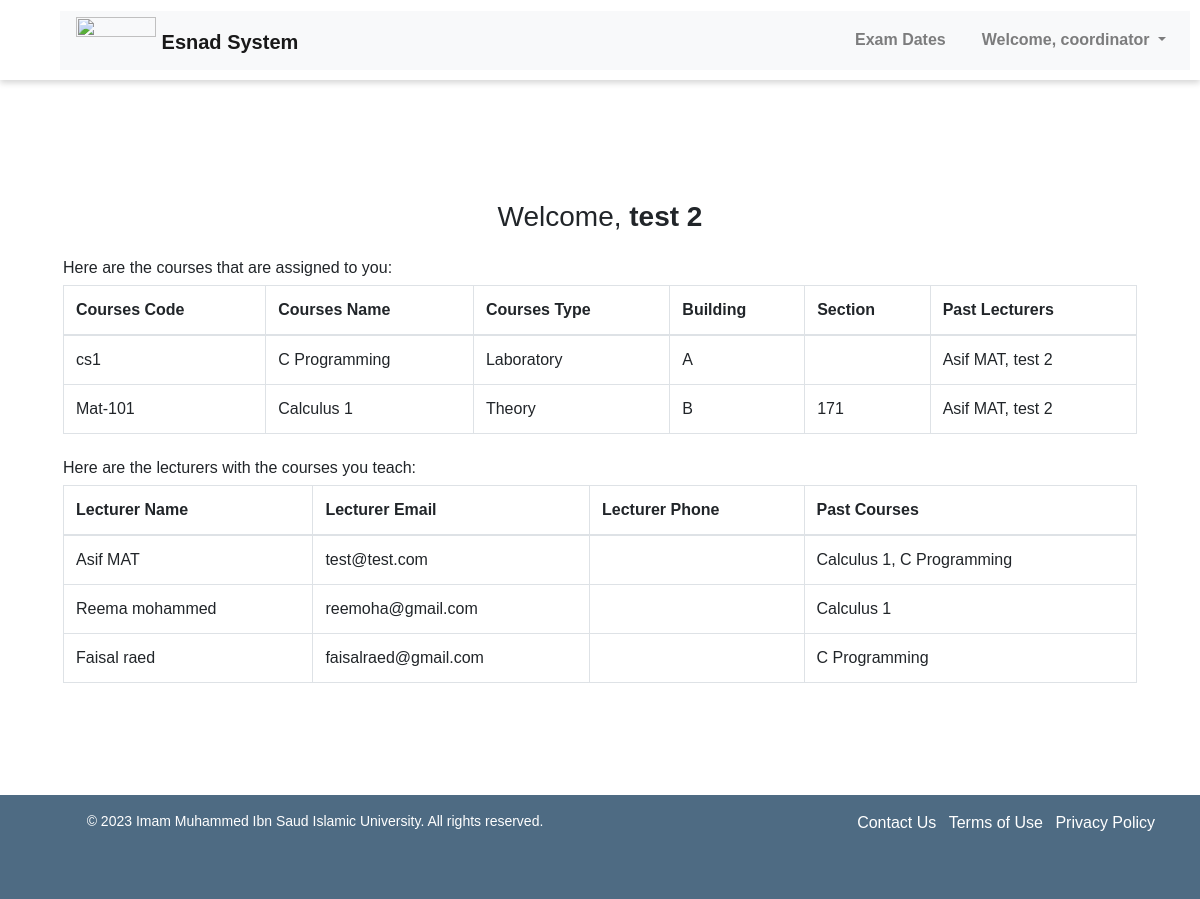
The page /lecturer-view (signed in) on the database its author committed.
### pages/models.py (models this page shows, shortened)
class Lecturer(models.Model):
    lecturer_user = models.OneToOneField(User, on_delete=models.CASCADE, null=True)
    lecturer_name = models.CharField(max_length=100)
    lecturer_email = models.EmailField(validators=[EmailValidator()])
    phone_regex = RegexValidator(
        regex=r'^\+?1?\d{10}$',
        message="Phone number must be entered in the format: '+999999999'. Up to 15 digits allowed.",
    )
    lecturer_number = models.CharField(validators=[phone_regex], max_length=17)
    GENDER_CHOICES = (
        ('M', 'Male'),
        ('F', 'Female')
    )
    lecturer_gender = models.CharField(max_length=1, choices=GENDER_CHOICES)
    TEACHER_TYPE_CHOICES = (
        ('L', 'Laboratory'),
        ('T', 'Theory')
    )
    lecturer_type = models.CharField(max_length=1, choices=TEACHER_TYPE_CHOICES)
    lecturer_past_courses = models.ManyToManyField('Course', related_name='past_lecturers', blank=True)
    lecturer_rating = models.FloatField(default=0.0)
    lecturer_department = models.ForeignKey('Department', on_delete=models.SET_NULL, null=True, blank=True)

class Course(models.Model):
    course_code = models.CharField(max_length=100)
    course_name = models.CharField(max_length=100)
    credit_hours = models.PositiveIntegerField(null=True)
    course_lecturer = models.ForeignKey('Lecturer', on_delete=models.SET_NULL, null=True, related_name='courses_taught')
    course_level = models.PositiveIntegerField(null=True)
    course_lab_lecturer = models.ForeignKey('Lecturer', on_delete=models.SET_NULL, null=True, blank=True, related_name='lab_courses_taught')
    course_past_lecturers = models.ManyToManyField('Lecturer', related_name='past_courses', blank=True)
    course_time = models.TimeField(null=True, blank=True)
    course_day = models.CharField(max_length=1, choices=DAYS_OF_WEEK, null=True, blank=True)
    course_department = models.ForeignKey('Department', on_delete=models.SET_NULL, null=True, blank=True)
    course_building = models.CharField(max_length=100, blank=True)
    course_section = models.CharField(max_length=100, blank=True)

### pages/views.py (the view)
# urls.py: path('lecturer-view', views.lecturer_view, name='lecturer_view'),
@login_required(login_url='login')
def lecturer_view(request):
    try:
        lecturer = Lecturer.objects.get(lecturer_user=request.user)
        courses = Course.objects.filter(Q(course_lecturer=lecturer) | Q(course_lab_lecturer=lecturer)).order_by('course_name')
        similar_lecturers = Lecturer.objects.filter(lecturer_past_courses__in=courses).exclude(id=lecturer.id).distinct()
        return render(request, 'lecturer_view.html', {'lecturer': lecturer, 'courses': courses, 'similar_lecturers': similar_lecturers})
    except:
        return render(request, 'not_a_lecturer.html')

### pages/context_processors.py (called while the page is built)
def get_user_groups(request):
    if request.user.is_authenticated:
        groups = request.user.groups.all()
        for group in groups:
            if group.name == 'Coordinators':
                return {'get_user_groups': True}
    return {'get_user_groups': False}

### pages/templates/lecturer_view.html
{% extends 'base.html' %}
{% block content %}
<div class="">
    <div class="mt-5 p-5">
        <div class="container">
            <h3 class="mt-4 mb-4 text-center">Welcome, <b>{{lecturer.lecturer_name}}</b></h3>
            <h6>Here are the courses that are assigned to you:</h6>
            <table class="table table-hover table-bordered">
                <thead>
                  <tr>
                    <th scope="col">Courses Code</th>
                    <th scope="col">Courses Name</th>
                    <th scope="col">Courses Type</th>
                    <th scope="col">Building</th>
                    <th scope="col">Section</th>
                    <th scope="col">Past Lecturers</th>
                  </tr>
                </thead>
                <tbody>
                    {% for course in courses %}
                    <tr>
                        <td>{{course.course_code}}</td>
                        <td>{{course.course_name}}</td>
                        <td>
                            {% if course.course_lab_lecturer %}
                                Laboratory
                            {% else %}
                                Theory
                            {% endif %}
                        </td>
                        <td>{{course.course_building}}</td>
                        <td>{{course.course_section}}</td>
                        <td>
                            {% for lecturer in course.course_past_lecturers.all %}
                                {{ lecturer.lecturer_name }}{% if not forloop.last %}, {% endif %}
                            {% empty %}
                                None
                            {% endfor %}
                        </td>
                    </tr>
                    {% endfor %}
                </tbody>
            </table>
            {% if similar_lecturers %}
            <h6 class="mt-4">Here are the lecturers with the courses you teach:</h6>
            <table class="table table-hover table-bordered">
                <thead>
                  <tr>
                    <th scope="col">Lecturer Name</th>
                    <th scope="col">Lecturer Email</th>
                    <th scope="col">Lecturer Phone</th>
                    <th scope="col">Past Courses</th>
                    </tr>
                </thead>
                <tbody>
                    {% for lecturer in similar_lecturers %}
                    <tr>
                        <td>{{lecturer.lecturer_name}}</td>
                        <td>{{lecturer.lecturer_email}}</td>
                        <td>{{lecturer.lecturer_phone}}</td>
                        <td>
                            {% for course in lecturer.lecturer_past_courses.all %}
                                {{ course.course_name }}{% if not forloop.last %}, {% endif %}
                            {% empty %}
                                None
                            {% endfor %}
                        </td>
                    </tr>
                    {% endfor %}
                </tbody>
            </table>
            {% else %}
            <h6 class="mt-4 text-secondary">There are no lecturers with the courses you teach.</h6>
            {% endif %}
        </div>
    </div>
</div>
{% endblock %}

### pages/templates/header.html (shortened to what this page needs)
{% load static %}
<!DOCTYPE html>
<html lang="en">
<head>
    <link rel="stylesheet" href="{% static 'headfoot.css' %}">
    <link rel="stylesheet" href="https://maxcdn.bootstrapcdn.com/bootstrap/4.5.2/css/bootstrap.min.css">
</head>
<body>
    <header>
        <nav class="navbar navbar-expand-lg navbar-light bg-light">
            <a class="navbar-brand pt-2" href="{% url 'landing' %}">
                <img src="{% static 'images/logo.png' %}" style="margin-top: -12px;" width="80" class="d-inline-block align-top" alt="">
                <span>Esnad System</span>
            </a>
            {% if user.is_authenticated %}
                <div class="collapse navbar-collapse" id="navbarNav">
                    <ul class="navbar-nav ml-auto">
                        {% if user.is_superuser %}
                            <li class="nav-item">
                                <a class="nav-link" href="{% url 'exam_dates' %}">Exam Dates</a>
                            </li>
                            {% comment %} check if user is in Lecturers group {% endcomment %}
                        {% elif get_user_groups %}
                            <li class="nav-item">
                                <a class="nav-link" href="{% url 'exam_dates' %}">Exam Dates</a>
                            </li>
                        {% endif %}
                        {% if user.is_authenticated %}
                        <li class="nav-item dropdown">
                            <a class="nav-link dropdown-toggle" href="#" id="navbarDropdown" role="button" data-toggle="dropdown"
                                aria-haspopup="true" aria-expanded="false">
                                Welcome, {{ user.username }}
                            </a>
                        </li>
                        {% else %}
                        <li class="nav-item">
                            <a class="nav-link btn btn-sm btn-secondary px-4 text-white" href="{% url 'login' %}">Log In</a>
                        </li>
                        {% endif %}
                    </ul>
                </div>
            {% endif %}
        </nav>
    </header>
</body>
</html>

### pages/static/myfirst.css (style rules this page uses)
body.base { font-family: Arial, sans-serif; margin: 0; padding: 0; }
body.base header { display: flex; flex-direction: row; justify-content: space-between; align-items: center; padding: 10px; box-shadow: 0 3px 6px rgba(0, 0, 0, 0.16); height: 80px; }
body.base nav { flex: 1; margin-left: 50px; }
body.base nav ul { display: flex; flex-direction: row; justify-content: flex-end; align-items: center; list-style-type: none; margin: 0; padding: 0; }
body.base nav li { margin-left: 20px; }
body.base nav a { color: #000; text-decoration: none; font-weight: bold; }

### pages/static/headfoot.css (style rules this page uses)
header { display: flex; flex-direction: row; justify-content: space-between; align-items: center; height: 20%; background-color: #fff; padding: 10px; box-shadow: 0 3px 6px rgba(0, 0, 0, 0.16); }
.logo-left img, .logo-right img, .navbar-brand img { height: 100%; }
nav { flex: 1; margin-left: 50px; }
nav ul { display: flex; flex-direction: row; justify-content: flex-end; align-items: center; list-style-type: none; margin: 0; padding: 0; }
nav li { margin-left: 20px; }
nav a { color: #000; text-decoration: none; font-weight: bold; }

### rows shown on the page
Lecturer: lecturer_name "test 2"
Course: course_code "cs1", course_name "C Programming", shows "Laboratory", course_building "A"
Lecturer: lecturer_name "Asif MAT", lecturer_email "test@test.com"
Course: course_code "Mat-101", course_name "Calculus 1", shows "Theory", course_building "B", course_section "171"
Lecturer: lecturer_name "Reema mohammed", lecturer_email "reemoha@gmail.com"
Lecturer: lecturer_name "Faisal raed", lecturer_email "faisalraed@gmail.com"

### other values the page prints
{{ user.username }} "coordinator"
